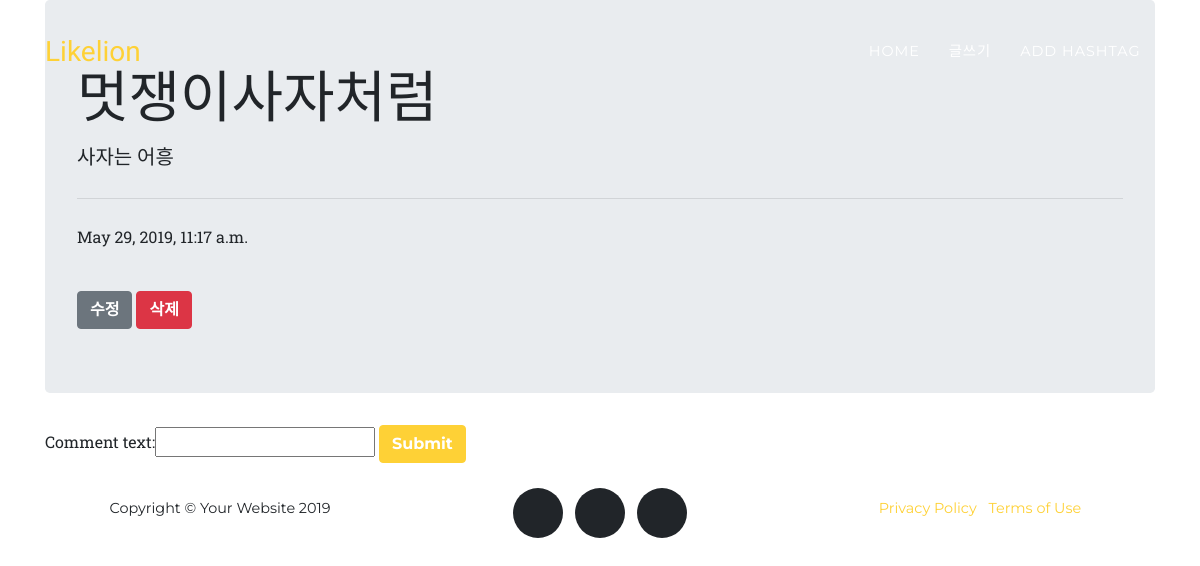
/first/detail/11/, run on an earlier commit of the app's database.
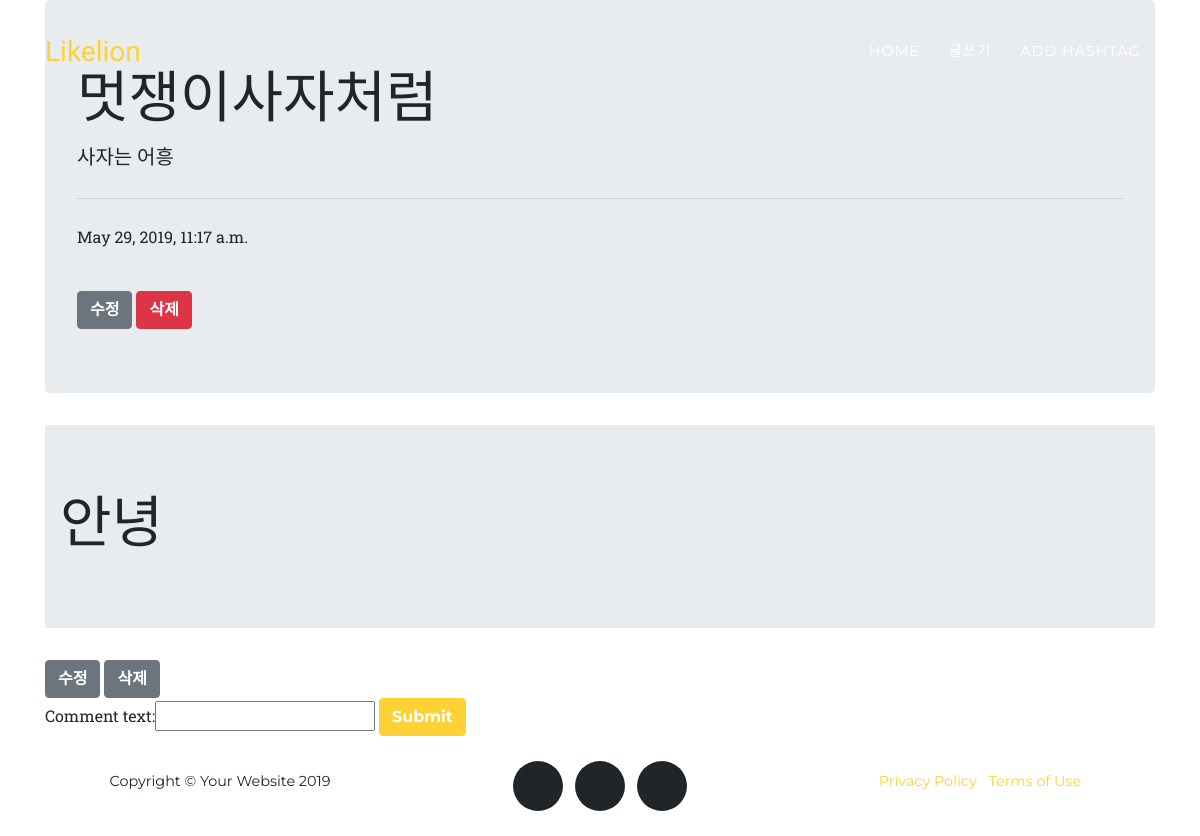
And on a later commit of the database.
### first/models.py (models this page shows, shortened)
class Comment(models.Model):
    blog_id = models.ForeignKey(Blog, on_delete=models.CASCADE, related_name="comments")
    comment_text = models.CharField(max_length=50)

### first/views.py (the view)
# urls.py: path('first/detail/<int:blog_id>/', first.views.detail, name='detail'),
def detail(request, blog_id, comment=None):
        blog = get_object_or_404(Blog, pk=blog_id)
        if request.method == "POST":
                form = CommentForm(request.POST)
                if form.is_valid():
                        comment = form.save(commit=False)
                        comment.blog_id = blog
                        comment.comment_text = form.cleaned_data["comment_text"]
                        comment.save()
                        return redirect("detail", blog_id)
        else:
                form = CommentForm()
                return render(request, "first/detail.html", {"blog":blog, "form":form})

### first/forms.py
class CommentForm(forms.ModelForm):
    class Meta:
        model = Comment
        fields = ["comment_text"]

### first/templates/first/detail.html (shortened to what this page needs)
{% extends 'first/index.html' %}
{% block content %}
    <div class="container">
        <div class="jumbotron">
            <h1 class="display-4">{{ blog.title }}</h1>
            <p class="lead">{{ blog.body }}</p>
            <hr class="my-4">
            <p>{{ blog.pub_date }}</p>
            <br>
            <a class="btn btn-secondary" href="{% url 'edit' pk=blog.id %}" role="butten">수정</a>
            <a class="btn btn-danger" href="{% url 'remove' pk=blog.id %}" role="button">삭제</a>
        </div>
        {% for comment in blog.comments.all %}
        <div class="jumbotron jumbotron-fluid">
            <div class="container">
                <h1 class="display-4">{{ comment.comment_text }}</h1>
            </div>
        </div>
        <a class="btn btn-secondary" href="{% url 'comment_edit' blog.id comment.id %}" role="butten">수정</a>
        <a class="btn btn-secondary" href="{% url 'comment_remove' blog.id comment.id %}" role="butten">삭제</a>
        {% endfor %}
        <form method="post">
            {{ form }}
            <input class="btn btn-primary" type="submit" value="Submit">
            </form>
        </div>
        {% endblock %}

What changed in the data, as far as the page shows it:
added Comment: comment_text "안녕"
